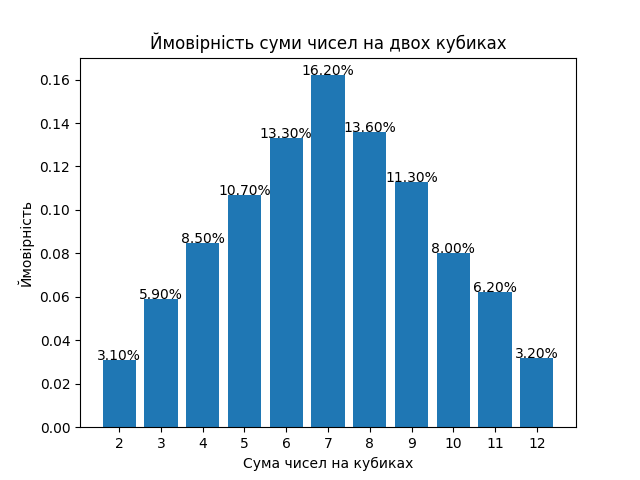

Here is the Python script that generated this plot:
import random
import matplotlib.pyplot as plt


def simulate_dice_rolls(num_rolls):
    sums_count = {2: 0, 3: 0, 4: 0, 5: 0, 6: 0, 7: 0, 8: 0, 9: 0, 10: 0, 11: 0, 12: 0}
    
    for _ in range(num_rolls):
        dice1 = random.randint(1, 6)
        dice2 = random.randint(1, 6)
        total = dice1 + dice2
        sums_count[total] += 1

    total_rolls = num_rolls
    probabilities = {key: value / total_rolls for key, value in sums_count.items()}
    
    return probabilities

def plot_probabilities(probabilities):
    sums = list(probabilities.keys())
    probs = list(probabilities.values())

    plt.bar(sums, probs, tick_label=sums)
    plt.xlabel('Сума чисел на кубиках')
    plt.ylabel('Ймовірність')
    plt.title('Ймовірність суми чисел на двох кубиках')
    
    for i, prob in enumerate(probs):
        plt.text(sums[i], prob, f"{prob*100:.2f}%", ha='center')
    
    plt.show()


if __name__ == "__main__":
    for accuracy in [100, 1000, 10000, 100000]:
        probabilities = simulate_dice_rolls(accuracy)

        plot_probabilities(probabilities)
